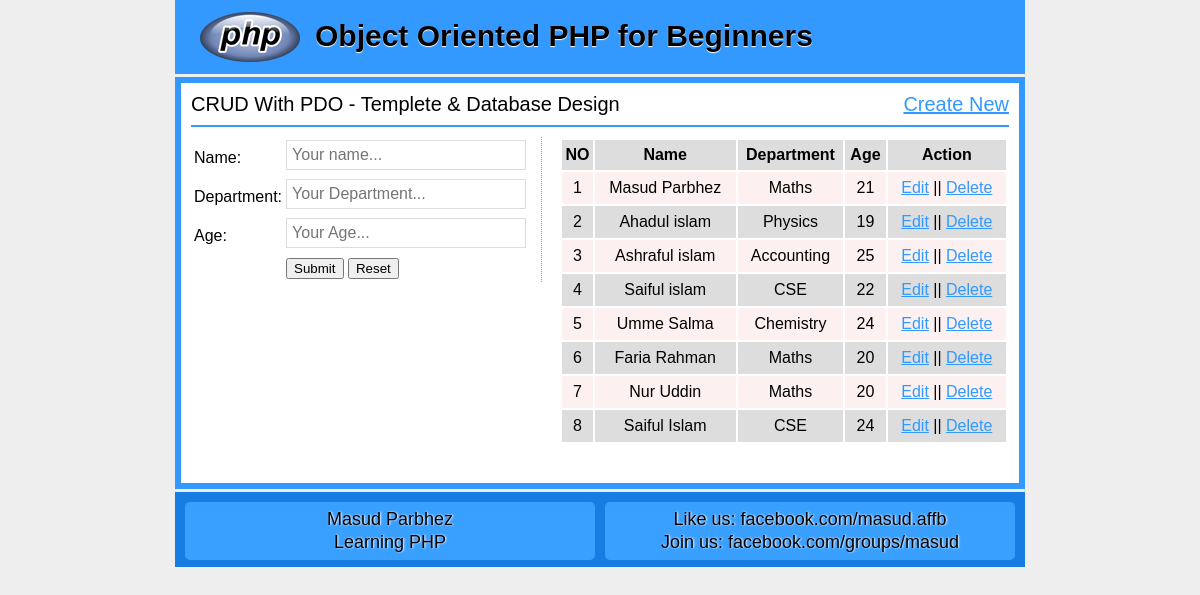
The page / on the database its author committed.
### tables this page shows
CREATE TABLE `tbl_student` (
  `id` int(11) NOT NULL,
  `name` varchar(255) NOT NULL,
  `dep` varchar(255) NOT NULL,
  `age` int(11) NOT NULL
);

### classes/student.php (called while the page is built, shortened)
<?php
	include 'DB.php';
	class Student {
		private $table = "tbl_student";
		public function readAll() {
			$sql = "SELECT * FROM $this->table";
			$stmt = DB::prepare($sql);
			$stmt->execute();
			return $stmt->fetchAll();
		}
	}
?>

### classes/DB.php (called while the page is built, shortened)
<?php
	class DB {
		private static $pdo;
		public static function connection() {
			if (!isset(self::$pdo)) {
				try {
				self::$pdo = new PDO('mysql:host='.DB_HOST.'; dbname='.DB_NAME, DB_USER, DB_PASS);
			} catch (PDOException $e) {
				echo $e->getmessage();
			  }
			}
			return self::$pdo;
		}
		public static function prepare($sql) {
			return self::connection()->prepare($sql);
		}
	}
?>

### index.php (the view, shortened to what this page needs)
<?php include "inc/header.php"; ?>
<section class ="mainleft">
<?php
		$user = new Student();
?>
<?php
	if (isset($_GET['action']) && $_GET['action']=='update') {
		$id = (int)$_GET['id'];
		$result = $user->readbyid($id);
?>
		<form action="" method="post">
		<table>
		<input type="hidden" name="id" value="<?php echo $result['id'];?>"/>
			<tr>
				<td>Name: </td>
				<td><input type="text" name="name" value="<?php echo $result['name'];?>" required ="1"/></td>
			</tr>
			<tr>
				<td>Department: </td>
				<td><input type="text" name="dep" value="<?php echo $result['dep'];?>" required ="1"/></td>
			</tr>
			<tr>
				<td>Age: </td>
				<td><input type="text" name="age" value="<?php echo $result['age'];?>" required ="1"/></td>
			</tr>
			<tr>
				<td></td>
				<td>
				<input type="submit" name="update" value="Update" />
				<input type="reset" value="Reset" />
				</td>
			</tr>
		</table>
	</form>
<?php }  else {?>
	<form action="" method="post">
		<table>
			<tr>
				<td>Name: </td>
				<td><input type="text" name="name" placeholder ="Your name..." required ="1"/></td>
			</tr>
			<tr>
				<td>Department: </td>
				<td><input type="text" name="dep" placeholder ="Your Department..." required ="1"/></td>
			</tr>
			<tr>
				<td>Age: </td>
				<td><input type="text" name="age" placeholder ="Your Age..." required ="1"/></td>
			</tr>
			<tr>
				<td></td>
				<td>
				<input type="submit" name="submit" value="Submit" />
				<input type="reset" value="Reset" />
				</td>
			</tr>
		</table>
	</form>
	<?php } ?>
</section>
	<section class ="mainright">
		<table class="tblone">
			<tr>
				<th>NO</th>
				<th>Name</th>
				<th>Department</th>
				<th>Age</th>
				<th>Action</th>
			</tr>
		<?php
			$i = 0;
			foreach ($user->readAll() as $key => $value) {
				$i++;
				?>
			<tr>
				<td><?php echo $i; ?></td>
				<td><?php echo $value['name']; ?></td>
				<td><?php echo $value['dep']; ?></td>
				<td><?php echo $value['age']; ?></td>
				<td>
				<?php echo "<a href='index.php?action=update&id=".$value['id']."'>Edit</a>";?> ||
					<?php echo "<a href='index.php?action=delete&id=".$value['id']."' onClick ='return confirm(\"Are you sure want to delete data....\")'>Delete</a>";?>
				</td>
			</tr>
			<?php } ?>
		</table>
	</section>
	<?php include "inc/footer.php"; ?>

### inc/header.php (shortened to what this page needs)
<!DOCTYPE HTML>
<html>
<head>
</head>
<body>
  <header class="headeroption">
    <h2>Object Oriented PHP for Beginners</h2>
  </header>
<div class="content">
<section class ="subject">
	<p>CRUD With PDO - Templete & Database Design<span style ="float:right"><a href="index.php">Create New</a></span></p>
</section>

### inc/footer.php
</div>
  <footer class="footeroption">
	  <section class="footerone">
	  <p>Masud Parbhez</p>
	  <p>Learning PHP</p>
	  </section>
	  <section class="footerone">
		  <p>Like us: facebook.com/masud.affb</p>
		  <p>Join us: facebook.com/groups/masud</p>
	  </section>
  </footer>
</body>
</html>

### inc/header.php (style rules this page uses)
body { font-family: arial;font-size: 15px;line-height: 18px;margin: 0 auto;width: 850px;background:#EEEEEE }
a { color:#3399FF; }
.headeroption { background: #3399ff url("img/php.png") no-repeat scroll 25px 12px;height: 74px;overflow: hidden;padding-left: 140px; }
.headeroption h2 { color: #000;font-size: 30px;padding-top: 2px;text-shadow: 0 1px 1px #fff; }
.content { background: #fff;border: 6px solid #3399ff;font-size: 16px;line-height: 22px;margin-bottom: 3px;margin-top: 3px;min-height: 380px;overflow: hidden;padding: 10px; }
.subject { border-bottom: 2px solid #3399ff;font-size: 20px;margin-bottom: 10px;padding-bottom: 10px; }
.subject p { margin:0; }
.mainleft { border-right: 1px dotted #999;float:left;margin-right:16px;width: 350px; }
.mainright { float:right;width:450px; }
.tblone { width:100%;border:1px solid #fff; }
.tblone td { padding:5px 10px;text-align:center; }
table.tblone tr:nth-child(2n+1) { background:#ddd;height:30px; }
table.tblone tr:nth-child(2n) { background:#fdf0f1;height:30px; }
input[type="text"] { border:1px solid #ddd;margin-bottom:5px;padding:5px;width:228px;font-size:16px }
input[type="submit"] { cursor: pointer }
.footeroption { height:65px;background:#177de3;overflow:hidden;padding-top:10px; }
.footerone { background: #3aa0ff;border-radius: 5px;float: left;font-size:18px;line-height:23px;margin-left: 10px;padding:6px 10px;text-align:center;text-shadow: 1px 0 2px #fff;width:390px;overflow: hidden; }
.footerone p { margin:0; }

### rows shown on the page
tbl_student: name "Masud Parbhez", dep "Maths", age "21"
tbl_student: name "Ahadul islam", dep "Physics", age "19"
tbl_student: name "Ashraful islam", dep "Accounting", age "25"
tbl_student: name "Saiful islam", dep "CSE", age "22"
tbl_student: name "Umme Salma", dep "Chemistry", age "24"
tbl_student: name "Faria Rahman", dep "Maths", age "20"
tbl_student: name "Nur Uddin", dep "Maths", age "20"
tbl_student: name "Saiful Islam", dep "CSE", age "24"
